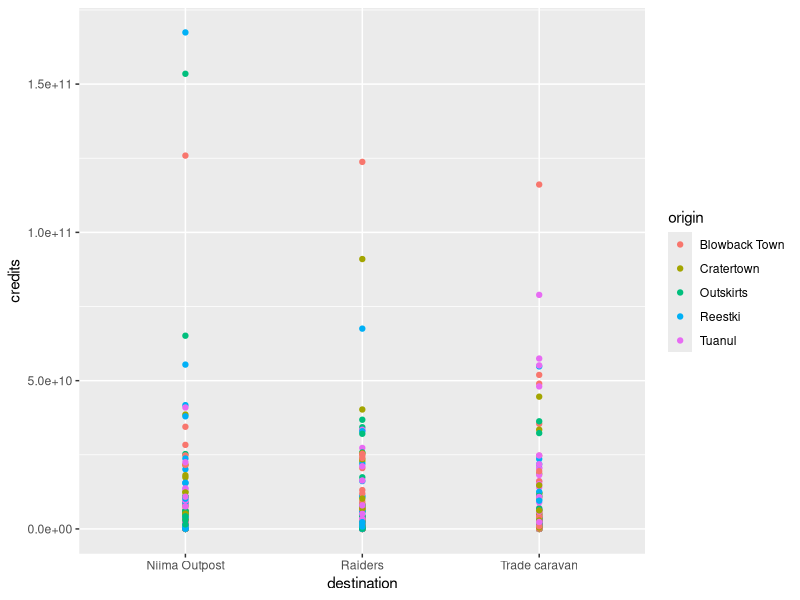
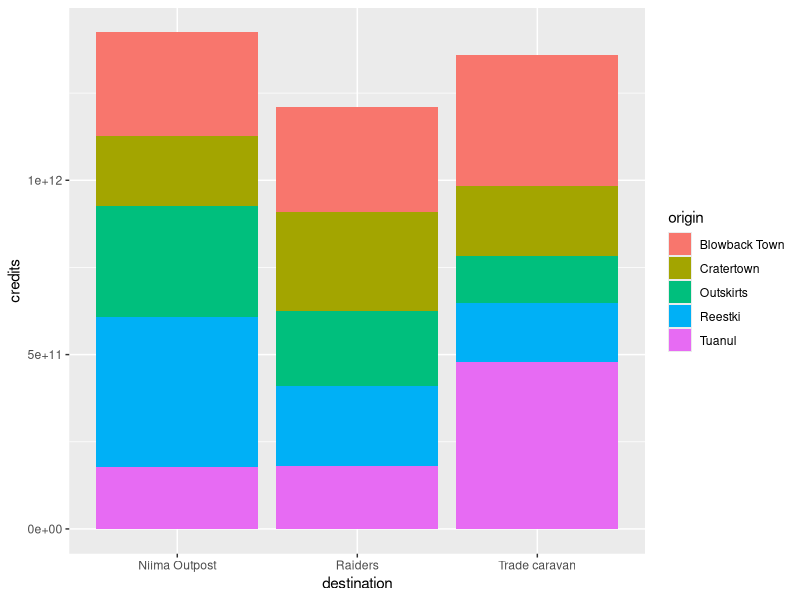
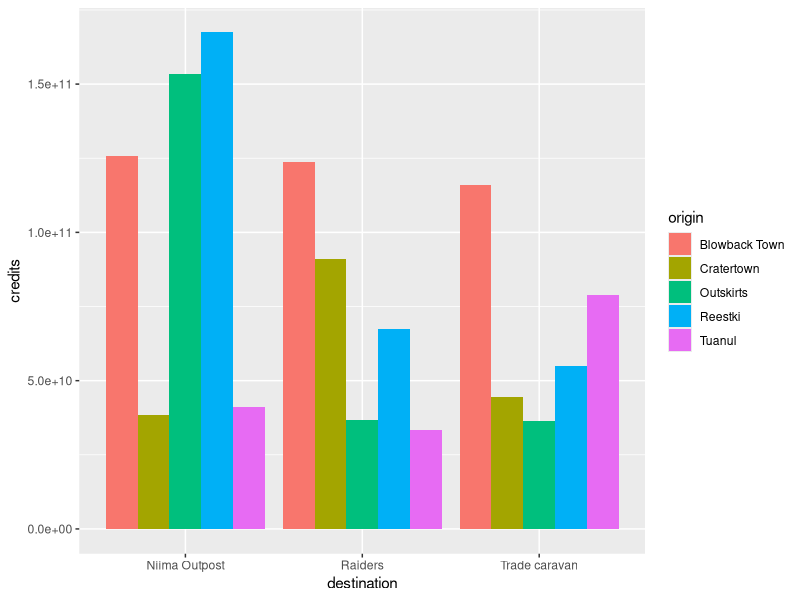
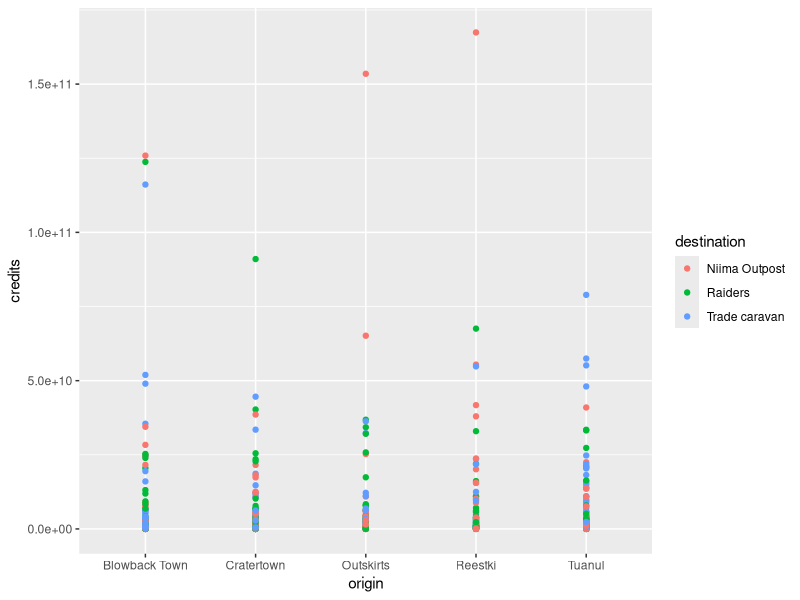
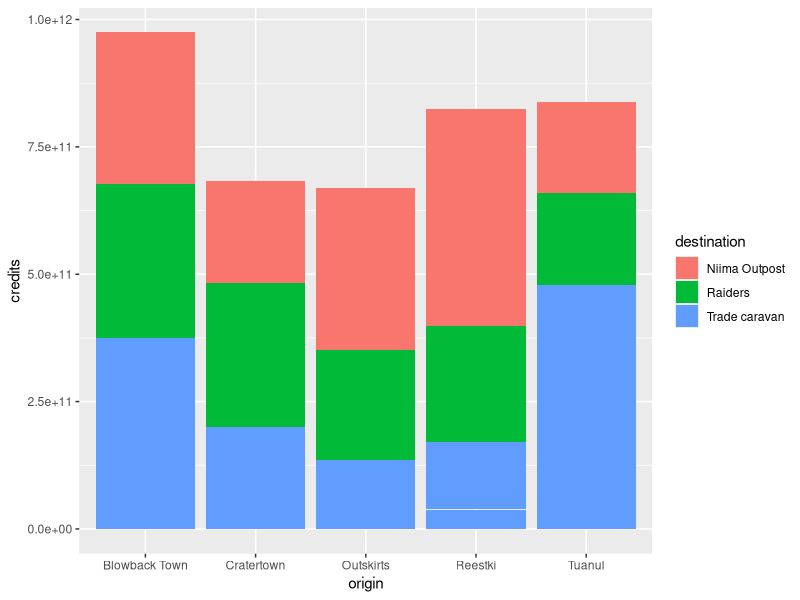
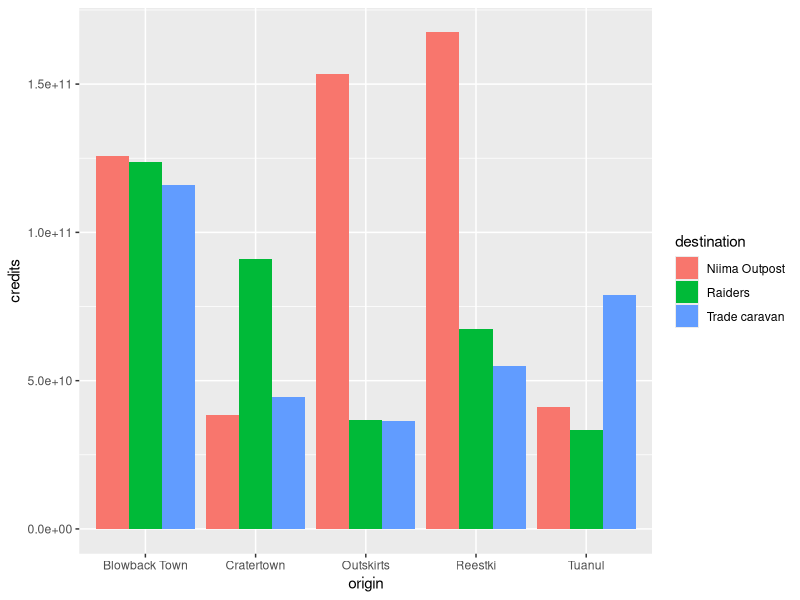
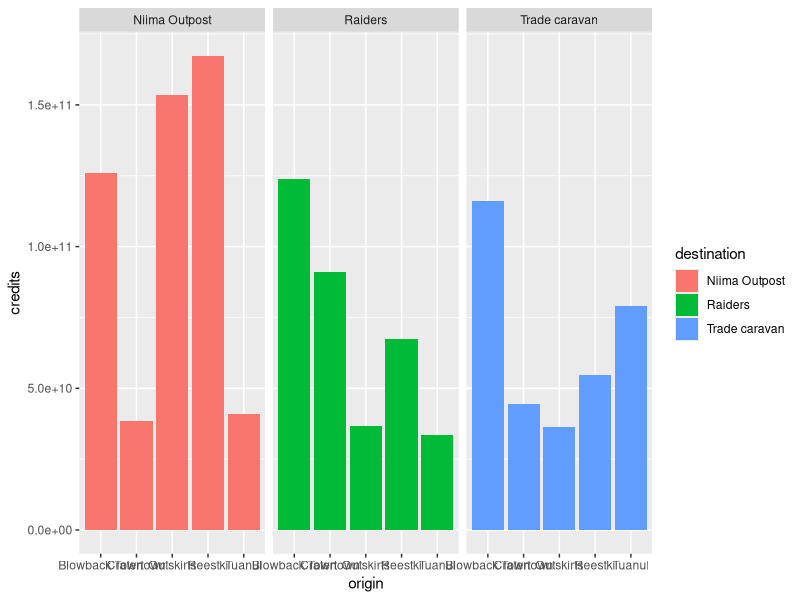
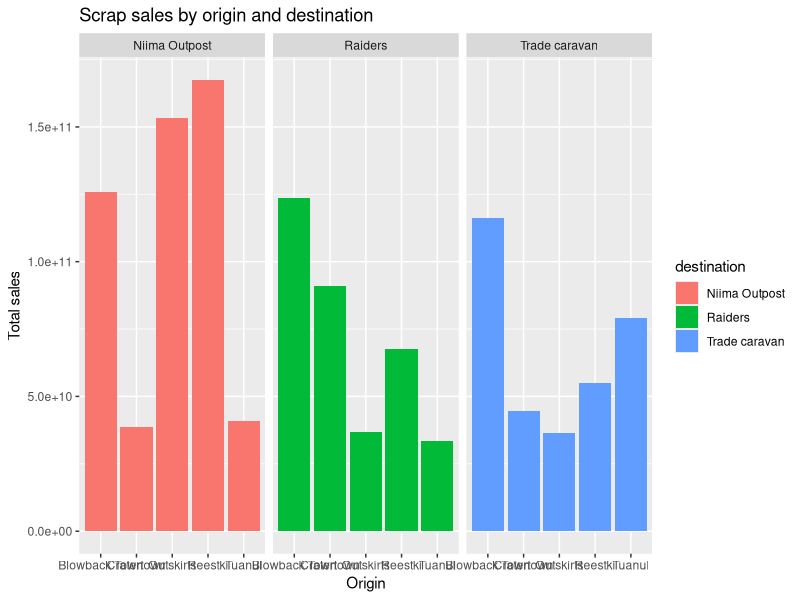

Write R code to recreate these figures, in order.
## ---- chunk 1
knitr::opts_chunk$set(echo=TRUE, warning=F, message=F)
knitr::opts_chunk$set(fig.width = 10, fig.height = 5.2) 
htmltools::tagList(rmarkdown::html_dependency_font_awesome())
library(ggplot2)
library(readr)
library(dplyr)

# Read in the full scrap data
scrap <- read_csv("scrap_day2_pm.csv")
## ---- chunk 2

## ---- chunk 3

## ---- chunk 4

## ---- chunk 5

## ---- chunk 6
ggplot(scrap, aes(x = destination, y = credits, color = origin)) +
  geom_point()
## ---- chunk 7
ggplot(scrap, aes(x = destination, y = credits, fill = origin)) + geom_col()
## ---- chunk 8
ggplot(scrap, aes(x = destination, y = credits, fill = origin)) +
  geom_col(position = "dodge")
## ---- chunk 9
ggplot(scrap, aes(x = origin, y = credits, color = destination)) +
  geom_point()
## ---- chunk 10
ggplot(scrap, aes(x = origin, y = credits, fill = destination)) +
  geom_col()
## ---- chunk 11
ggplot(scrap, aes(x = origin, y = credits, fill = destination)) +
  geom_col(position = "dodge")
## ---- chunk 12
ggplot(scrap, aes(x = origin, y = credits, fill = destination)) +
  geom_col(position = "dodge") +
  facet_wrap("destination")
## ---- chunk 13
ggplot(scrap, aes(x = origin, y = credits, fill = destination)) +
  geom_col(position = "dodge") +
  facet_wrap("destination") +
  labs(title = "Scrap sales by origin and destination", 
       x     = "Origin", 
       y     = "Total sales")
## ---- chunk 14
options(scipen = 999)

ggplot(scrap, aes(x = origin, y = credits, fill = destination)) +
  geom_col(position = "dodge") +
  facet_wrap("destination") +
  theme_bw() +
  labs(title = "Scrap sales by origin and destination", 
       x     = "Origin", 
       y     = "Total sales")
## ---- chunk 15
ggplot(scrap, aes(x = origin, y = credits, fill = destination)) +
  geom_col(position = "dodge") +
  facet_wrap("destination") +
  theme_bw()
## ---- chunk 16

## ---- chunk 17
